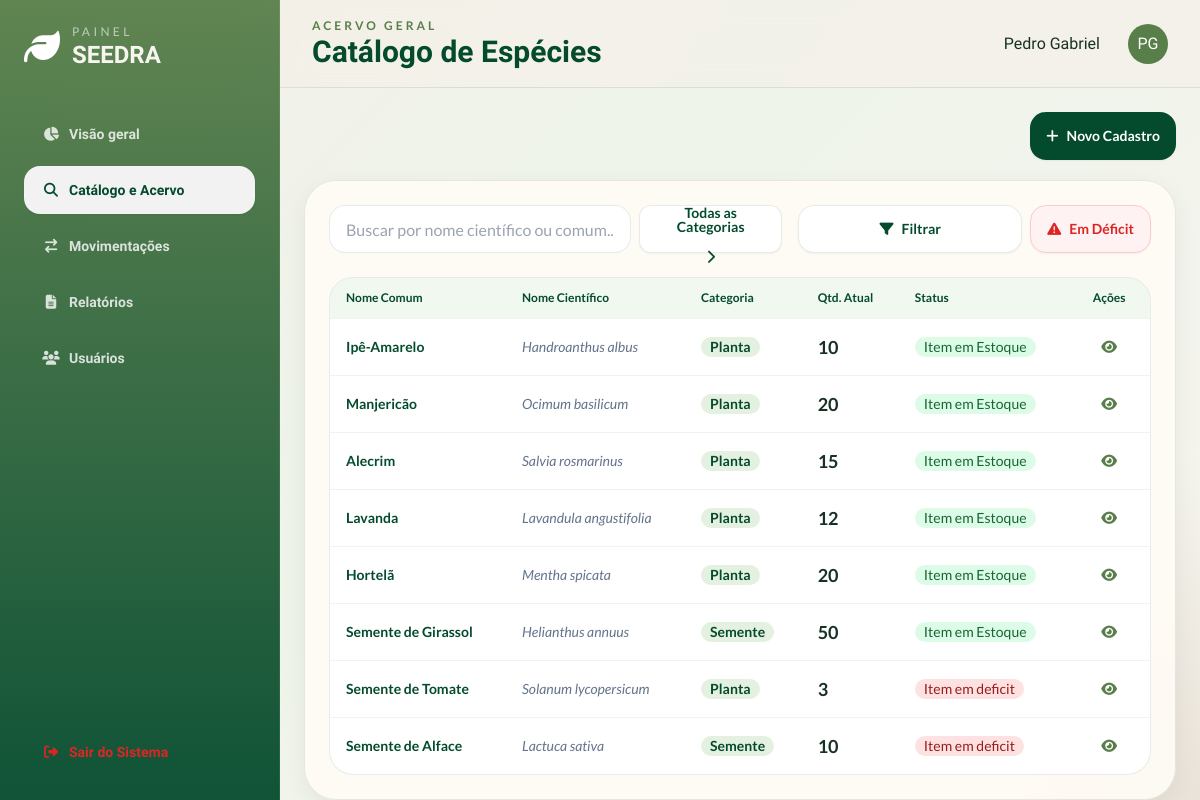
Page /catalogo (signed in) on the committed database.
### models.py (models this page shows)
class Usuarios(db.Model, UserMixin):
    __tablename__ = 'usuarios'
    id = db.Column(db.Integer, primary_key = True)
    nome = db.Column(db.String(50), nullable = False)
    email = db.Column(db.String(50), nullable = False, unique = True)
    senha = db.Column(db.String(), nullable = False)
    usuario_instituicoes = db.relationship('UsuarioInstituicoes', back_populates = 'usuarios')

class Item(db.Model):
    __tablename__= 'items'
    id = db.Column(db.Integer, primary_key = True)
    nome = db.Column(db.String(50), nullable = False, unique = True)
    quantidade = db.Column(db.Integer, nullable = False, default = 0)
    n_cientifico = db.Column(db.String(50), nullable = False , unique = True)
    categoria = db.Column(db.String(20), nullable = False)
    deficit_limit = db.Column(db.Integer, nullable = False, default = 0)
    obs = db.Column(db.Text)
    data_cadastro = db.Column(db.Date, nullable = False)
    movimentacoes = db.relationship('Movimentacao', back_populates = 'item', lazy = True)
    def em_deficit(self):
        return self.quantidade < self.deficit_limit

### app.py (the view)
@app.route('/catalogo', methods=['GET'])
@login_required
def catalogo():
    itens = Item.query.all()
    itens_def = sum(1 for item in itens if item.em_deficit())
    alfabetica = Item.query.order_by(Item.nome.asc()).all()
    return render_template('catalogo.html', itens=itens, itens_def=itens_def, itens_alfabetica = alfabetica)

### app.py (called while the page is built)
@login_manager.user_loader
def load_user(user_id):
    return Usuarios.query.get(int(user_id))

### controllers/login.py (called while the page is built)
def login_required(f):
  @wraps(f)
  def decorated_function(*args, **kwargs):
      if 'usuarios_id' not in session:
         flash("Faça login primeiro!", 'erro')
         return redirect(url_for('login.login'))
      return f(*args, **kwargs)
  return decorated_function

### templates/catalogo.html (shortened to what this page needs)
{% extends 'base.html' %}
{% set page_id = 'catalogo' %}
{% block header_subtitle %}Acervo Geral{% endblock %}
{% block header_title %}Catálogo de Espécies{% endblock %}
{% block content %}
<div class="flex justify-end mb-4">
    <a href="{{ url_for('novo_item') }}" class="btn rounded-2xl border-0 bg-seedra-leafDark hover:bg-seedra-leafMid text-white font-lato">
        <i class="fa-solid fa-plus"></i> Novo Cadastro
    </a>
</div>
<section class="mt-5 soft-card rounded-[2rem] p-6">
    <div class="flex flex-col md:flex-row gap-4 justify-between items-center mb-6">
        <div class="flex-1 w-full flex gap-2">
            <input type="text" placeholder="Buscar por nome científico ou comum..." class="input input-bordered rounded-2xl bg-white border-seedra-leafDark/10 w-full max-w-md font-lato" id="c_search" />
            <div class="relative inline-block w-56">
                <button id="c_btn" class="btn w-full flex justify-center rounded-xl bg-white font-lato text-seedra-leafDark border-seedra-leafDark/10 gap-4 hover:bg-seedra-leafMid hover:text-white">
                    <span id="content_span" class=" transition-transform easy-in-out">Todas as Categorias</span>
                    <i id="c_arrow" class="fa-solid fa-chevron-right transition-transform"></i>
                </button>
            </div>
        </div>
        <div class="flex gap-2">
            <div class="relative inline-block w-56 ">
                <button class="w-full flex justify-center btn rounded-2xl bg-white text-seedra-leafDark border border-seedra-leafDark/10 hover:bg-seedra-leafMid hover:text-white hover:border-seedra-seedSand shadow-sm font-lato" id="filter_button">
                    <i id="filter_span" class="fa-solid fa-filter"></i> Filtrar
                </button>
            </div>
            <button class="btn rounded-2xl bg-red-50 text-red-600 border border-red-200 hover:bg-red-100 hover:border-red-300 shadow-sm font-lato" id="btn_deficit">
                <i class="fa-solid fa-triangle-exclamation"></i> Em Déficit
            </button>
        </div>
    </div>
    <div class="overflow-x-auto rounded-[1.5rem] border border-seedra-leafDark/10 bg-white">
        <table class="table font-lato">
            <thead class="bg-seedra-leafLight/10 text-seedra-leafDark">
                <tr>
                    <th>Nome Comum</th>
                    <th>Nome Científico</th>
                    <th>Categoria</th>
                    <th>Qtd. Atual</th>
                    <th>Status</th>
                    <th class="text-center">Ações</th>
                </tr>
            </thead>
            <tbody>
                {% for item in itens %}
                <tr id="list_order_normal" class="{% if item.em_deficit() %}item_deficit{% else %}item_ok{% endif %} transition {% if item.categoria == 'Semente' %} c_semente {% else %} c_planta {% endif %}">
                    <td class="font-bold text-seedra-leafDark">{{ item.nome }}</td>
                    <td class="italic text-slate-500">{{ item.n_cientifico }}</td>
                    <td><span class="badge border-0 bg-seedra-leafLight/20 text-seedra-leafDark font-bold">{{ item.categoria}}</span></td>
                    <td class="metric-value font-bold text-lg">{{ item.quantidade }}</td>
                    <td><span class="badge border-0 {% if item.em_deficit() %} bg-red-100 text-red-800 {% else %} bg-green-100 text-green-800 {% endif %}">
                        {% if item.em_deficit() %}
                            Item em deficit
                        {% else %}
                            Item em Estoque
                        {% endif %}
                    </span></td>
                    <td class="text-center">
                        <a href="{{ url_for('detalhes_item', id=item.id) }}" class="btn btn-sm btn-ghost text-seedra-leafMid rounded-xl"><i class="fa-solid fa-eye"></i></a>
                    </td>
                </tr>
                {% endfor %}
            </tbody>
        </table>
    </div>
</section>
{% endblock %}

### templates/base.html (shortened to what this page needs)
<!DOCTYPE html>
<html lang="pt-BR" data-theme="light">
<head>
  <link rel="stylesheet" href="/static/css/style.css" />
  <script src="/static/js/tailwind.config.js" defer></script>
  <script src="https://cdn.tailwindcss.com"></script>
  <link href="https://cdn.jsdelivr.net/npm/daisyui@4.12.10/dist/full.min.css" rel="stylesheet" type="text/css" />
  <link rel="stylesheet" href="https://cdnjs.cloudflare.com/ajax/libs/font-awesome/6.4.0/css/all.min.css">
</head>
<body class="font-sans">
  <div class="dashboard-shell">
    <aside class="sidebar p-5 lg:p-6 flex flex-col gap-6">
      <div class="flex items-center gap-3">
        <i class="fa-solid fa-leaf text-4xl text-white"></i>
        <div>
          <p class="text-xs uppercase tracking-[0.28em] text-white/60 font-lato">Painel</p>
          <h1 class="text-2xl font-extrabold leading-tight">SEEDRA</h1>
        </div>
      </div>
      {% block nav %}
        <nav class="space-y-2 mt-4">
          <a href="{{ url_for('dashboard') }}" class="btn btn-block justify-start  hover:bg-white/20 hover:text-white  rounded-2xl {{ 'text-seedra-leafDark border-white/10 bg-white/14' if page_id =='visao' else 'btn-ghost text-white/80 hover:bg-white/10' }}"><i class="fa-solid fa-chart-pie w-5"></i> Visão geral</a>
          <a href="{{ url_for('catalogo') }}" class="btn btn-block justify-start  hover:bg-white/20 hover:text-white  rounded-2xl {{ 'text-seedra-leafDark border-white/10 bg-white/14' if page_id =='catalogo' else 'btn-ghost text-white/80 hover:bg-white/10' }}"><i class="fa-solid fa-magnifying-glass w-5"></i>Catálogo e Acervo</a>
          <a href="{{ url_for('movimentacao') }}" class="btn btn-block justify-start  hover:bg-white/20 hover:text-white  rounded-2xl {{ 'text-seedra-leafDark border-white/10 bg-white/14' if page_id =='movimentacoes' else 'btn-ghost text-white/80 hover:bg-white/10' }}"><i class="fa-solid fa-arrow-right-arrow-left w-5"></i>Movimentações</a>
          <a href="{{ url_for('relatorios') }}" class="btn btn-block justify-start  hover:bg-white/20 hover:text-white  rounded-2xl {{ 'text-seedra-leafDark border-white/10 bg-white/14' if page_id =='relatorios' else 'btn-ghost text-white/80 hover:bg-white/10' }}"><i class="fa-solid fa-file-lines w-5"></i>Relatórios</a>
          <a href="{{ url_for('usuarios') }}" class="btn btn-block justify-start  hover:bg-white/20 hover:text-white  rounded-2xl {{ 'text-seedra-leafDark border-white/10 bg-white/14' if page_id =='usuarios' else 'btn-ghost text-white/80 hover:bg-white/10' }}"><i class="fa-solid fa-users w-5"></i>Usuários</a>
        </nav>
      {% endblock %}
      <div class="mt-auto">
        <a href="{{ url_for('logout') }}" class="btn btn-block justify-start btn-ghost text-red-600  hover:scale-110  hover:bg-transparent rounded-2xl"><i class="fa-solid fa-right-from-bracket w-5"></i> Sair do Sistema</a>
      </div>
    </aside>
    <header class="topbar px-5 lg:px-8 flex items-center justify-between gap-4">
      <div>
        <p class="text-xs uppercase tracking-[0.25em] text-seedra-leafMid font-semibold font-lato">{% block header_subtitle %}SEEDRA{% endblock %}</p>
        <h2 class="text-2xl md:text-3xl font-extrabold text-seedra-leafDark">{% block header_title %}Painel de Controle{% endblock %}</h2>
      </div>
      <div class="flex items-center gap-3">
        <span>{% if current_user.is_authenticated %}{{current_user.nome}} {% endif %}</span>
        <div class="avatar placeholder ml-4">
          <div class="bg-seedra-leafMid text-white rounded-full w-10">
            <span>PG</span>
          </div>
        </div>
      </div>
    </header>
    <main class="main">
      {% block content %}
      {% endblock %}
    </main>
  </div>
</body>
</html>

### static/css/style.css (style rules this page uses)
:root { --leaf-dark: #044b2d; --leaf-mid: #587e49; --leaf-light: #78b863; --seed-brown: #9a774c; --seed-sand: #ddd1ae; --seed-mist: #d9d6cc; --deep-forest: #001500; --stone: #888784; --cloud: #d9d9d9; --surface: rgba(249, 248, 243, 0.78); --surface-strong: rgba(255, 252, 246, 0.9); --line: rgba(4, 75, 45, 0.10); }
html, body { height: 100%; overflow: hidden; scroll-behavior: smooth; }
body { font-family: 'Balsamiq Sans', sans-serif; background: radial-gradient(circle at top left, rgba(120,184,99,0.18), transparent 20%), radial-gradient(circle at bottom right, rgba(154,119,76,0.14), transparent 24%), linear-gradient(135deg, #f4f0e8 0%, #eef4ea 40%, #f7f4ef 100%); color: #183124; }
.dashboard-shell { display: grid; grid-template-columns: 280px 1fr; grid-template-rows: 88px 1fr; height: 100dvh; }
.sidebar { grid-row: 1 / -1; overflow-y: auto; background: linear-gradient(180deg, rgba(88,126,73,0.94), rgba(4,75,45,0.95)); color: #f7f5ef; border-right: 1px solid rgba(255,255,255,0.08); }
.topbar { grid-column: 2; position: sticky; top: 0; z-index: 10; background: rgba(244, 240, 232, 0.78); backdrop-filter: blur(14px); border-bottom: 1px solid var(--line); }
.main { grid-column: 2; overflow-y: auto; padding: 1.5rem; }
.soft-card { background: var(--surface-strong); border: 1px solid var(--line); box-shadow: 0 8px 24px rgba(0, 21, 0, 0.06); }
.metric-value { font-variant-numeric: tabular-nums lining-nums; }

### rows in the picture
Usuarios: nome "Pedro Gabriel"
Item: nome "Ipê-Amarelo", n_cientifico "Handroanthus albus", categoria "Planta", quantidade "10", deficit_limit "Item em Estoque"
Item: nome "Manjericão", n_cientifico "Ocimum basilicum", categoria "Planta", quantidade "20", deficit_limit "Item em Estoque"
Item: nome "Alecrim", n_cientifico "Salvia rosmarinus", categoria "Planta", quantidade "15", deficit_limit "Item em Estoque"
Item: nome "Lavanda", n_cientifico "Lavandula angustifolia", categoria "Planta", quantidade "12", deficit_limit "Item em Estoque"
Item: nome "Hortelã", n_cientifico "Mentha spicata", categoria "Planta", quantidade "20", deficit_limit "Item em Estoque"
Item: nome "Semente de Girassol", n_cientifico "Helianthus annuus", categoria "Semente", quantidade "50", deficit_limit "Item em Estoque"
Item: nome "Semente de Tomate", n_cientifico "Solanum lycopersicum", categoria "Planta", quantidade "3", deficit_limit "Item em deficit"
Item: nome "Semente de Alface", n_cientifico "Lactuca sativa", categoria "Semente", quantidade "10", deficit_limit "Item em deficit"
